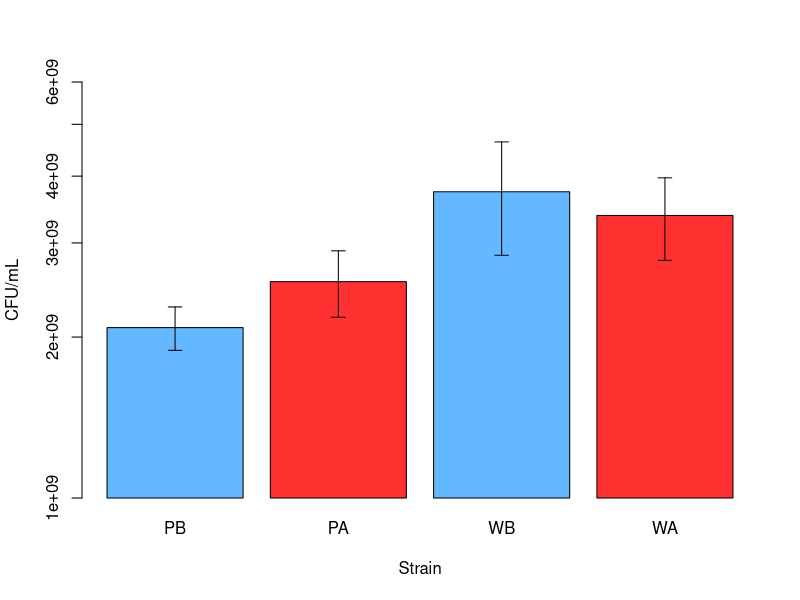

R code for this plot:
# Competition Colony Count Analysis
# Jared Brewer
# Created: July 21, 2015
# Modified: July 22, 2015

# The end goal here is to make a bar plot and perform an ANOVA.

comp <- read.csv("./Competition_07212015_WJB.csv", header = T)
attach(comp)

comp.aov <- aov(PB*WB~PA*WA)
summary(comp.aov)

means <- c(mean(comp$PB, na.rm=T), mean(comp$PA, na.rm=T), mean(comp$WB, na.rm=T), mean(comp$WA, na.rm=T))
comp.std <- c(sd(comp$PB, na.rm=T), sd(comp$PA, na.rm=T), sd(comp$WB, na.rm=T), sd(comp$WA, na.rm=T)) 
comp.n <- c(sum(comp$PB, na.rm=T)/mean(comp$PA, na.rm=T), sum(comp$PB, na.rm=T)/mean(comp$PA, na.rm=T), sum(comp$WB, na.rm=T)/mean(comp$WA, na.rm=T), sum(comp$WB, na.rm=T)/mean(comp$WA, na.rm=T))
comp.se <- c(comp.std/sqrt(comp.n))

comp.bar <- barplot(means, log="y", names = c("PB", "PA", "WB", "WA"), xlab="Strain", ylab="CFU/mL", ylim=c(1e+9, 6e+9), col=c("steelblue1", "firebrick1"), beside=TRUE)
abline(h=0)
segments(comp.bar, means+comp.se, comp.bar, means-comp.se) 
# Applies vertical marks for standard error
segments(comp.bar -0.05, means+comp.se, comp.bar +0.05, means+comp.se) 
# Makes horizontal tick on positive SE
# Numbers determine the width of the ticks
segments(comp.bar -0.05, means-comp.se, comp.bar +0.05, means-comp.se) 

# Latent issues include colors (easily corrected) and grouping them properly (not sure about this one).